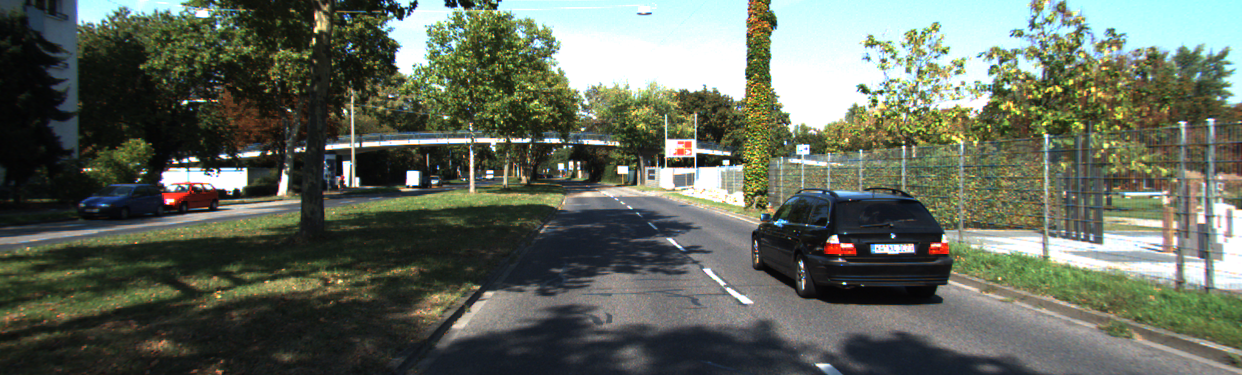
#> input picture Assignment 1/src_code/q2/image.png, 1242 x 375 px, found by its file name
$ python apriltag.py
#> lines starting #> are read from the running program, lines starting #| are printed output that depends on the picture
import numpy as np
import cv2
from matplotlib import pyplot as plt
from mpl_toolkits.mplot3d import axes3d, Axes3D
import math

def mag(V):
  return math.sqrt(sum([x*x for x in V]))

def n(V):
  v_m = mag(V)
  return [ vi/v_m for vi in V]

def equation_plane(x1, y1, z1, x2, y2, z2, x3, y3, z3):
    a1 = x2 - x1
    b1 = y2 - y1
    c1 = z2 - z1
    a2 = x3 - x1
    b2 = y3 - y1
    c2 = z3 - z1
    a = b1 * c2 - b2 * c1
    b = a2 * c1 - a1 * c2
    c = a1 * b2 - b1 * a2
    d = (- a * x1 - b * y1 - c * z1)
    return (a,b,c)

def get_homography(uv, w):
	A = []
	for i in range(4):
		x,y = w[i][0], w[i][1]
		u,v = uv[i][0], uv[i][1]
		A.append([x, y, 1, 0, 0, 0, -u*x, -u*y, -u])
		A.append([0, 0, 0, x, y, 1, -v*x, -v*y, -v])
	A = np.asarray(A)
	U, S, Vh = np.linalg.svd(A)
	L = Vh[-1,:] / Vh[-1,-1]
	H = L.reshape(3, 3)
	return H

def PoseFromHomography(H):
    H1 = H[:, 0]
    H2 = H[:, 1]
    H3 = np.cross(H1, H2)

    norm = np.linalg.norm(H1)

    T = H[:, 2] / norm
    return np.mat([H1, H2, H3, T])

def getTagPose(rt, K, lam,uv):
	r = (rt.T)[:,0:3]
	t = (rt.T)[:,3]
	temp = np.matmul(r,t)
	temp1 = lam * np.matmul(r,np.linalg.inv(K))
	temp1 = np.matmul(temp1,uv)

	return(-temp + temp1.T)

uv4 = np.array([[284.56243896, 149.2925415,1],
	[373.93179321, 128.26719666,1],
	[387.53588867, 220.2270813,1],
	[281.29962158, 241.72782898,1]])
	# [428.86453247, 114.50731659,1],
	# [453.60995483, 205.22370911,1],
	# [568.3659668, 180.55757141,1],
	# [524.76373291, 92.09218597,1]])
uv = np.array([[284.56243896, 149.2925415,1],
	[373.93179321, 128.26719666,1],
	[387.53588867, 220.2270813,1],
	[281.29962158, 241.72782898,1],
	[428.86453247, 114.50731659,1],
	[453.60995483, 205.22370911,1],
	[568.3659668, 180.55757141,1],
	[524.76373291, 92.09218597,1]])

img = cv2.imread("image.png")
#> img is the input picture: shape (375, 1242, 3); mean B, G, R 92.6, 105.2, 98
tag_size = 0131.5
dist = 0079.0
K = np.array([[406.952636, 0.000000, 366.184147], [0.000000, 405.671292, 244.705127], [0.000000, 0.000000, 1.000000]])

w4 = np.array([[0,0,1],
	[tag_size,0,1],
	[tag_size,-tag_size,1],
	[0,-tag_size,1]])
	# [dist+tag_size,0,1],
	# [(2*tag_size)+dist,0,1],
	# [(2*tag_size)+dist,-tag_size,1],
	# [tag_size+dist,-tag_size,1]])
w = np.array([[0,0,1],
	[tag_size,0,1],
	[tag_size,-tag_size,1],
	[0,-tag_size,1],
	[dist+tag_size,0,1],
	[(2*tag_size)+dist,0,1],
	[(2*tag_size)+dist,-tag_size,1],
	[tag_size+dist,-tag_size,1]])

H = get_homography(uv4,w4)
projx = []
projy = []
proj = []
lam = []
for x in w:
	proj.append(np.matmul(H,x.T))
proj = np.asarray(proj)
for x in range(8):
	projx.append(proj[x][0]/proj[x][2])
	projy.append(proj[x][1]/proj[x][2])
	lam.append(proj[x][2])

projx = np.asarray(projx)
projy = np.asarray(projy)
a = np.matmul(np.linalg.inv(K),H)
print('Camera Pose:')
rt = PoseFromHomography(a)
print(rt.T)
world = []
for i in range(8):
	world.append(getTagPose(rt, K, lam[i], uv[i]).T)
world=np.asarray(world)
world = np.reshape(world,(8,3))
print("Position:")
print(world)
coeff = equation_plane(world[0][0],world[0][1],world[0][2],world[1][0],world[1][1],world[1][2],world[2][0],world[2][1],world[2][2])
print("orientation of Tag is along the following unit vector: ")
print(n(coeff))

plt.imshow(img)
plt.plot(projx,projy,'ro', label = "points estimated from homography")
plt.plot(uv[:,0],uv[:,1],'b+',label = "actual points")
plt.legend(loc = 'lower left')
plt.show()
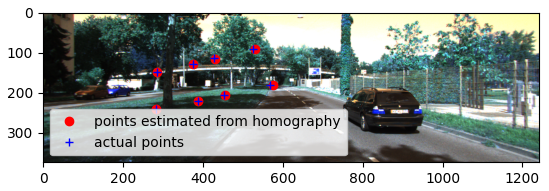
#> figure drawn by matplotlib, 1 panel; B, G, R data is drawn as R, G, B
